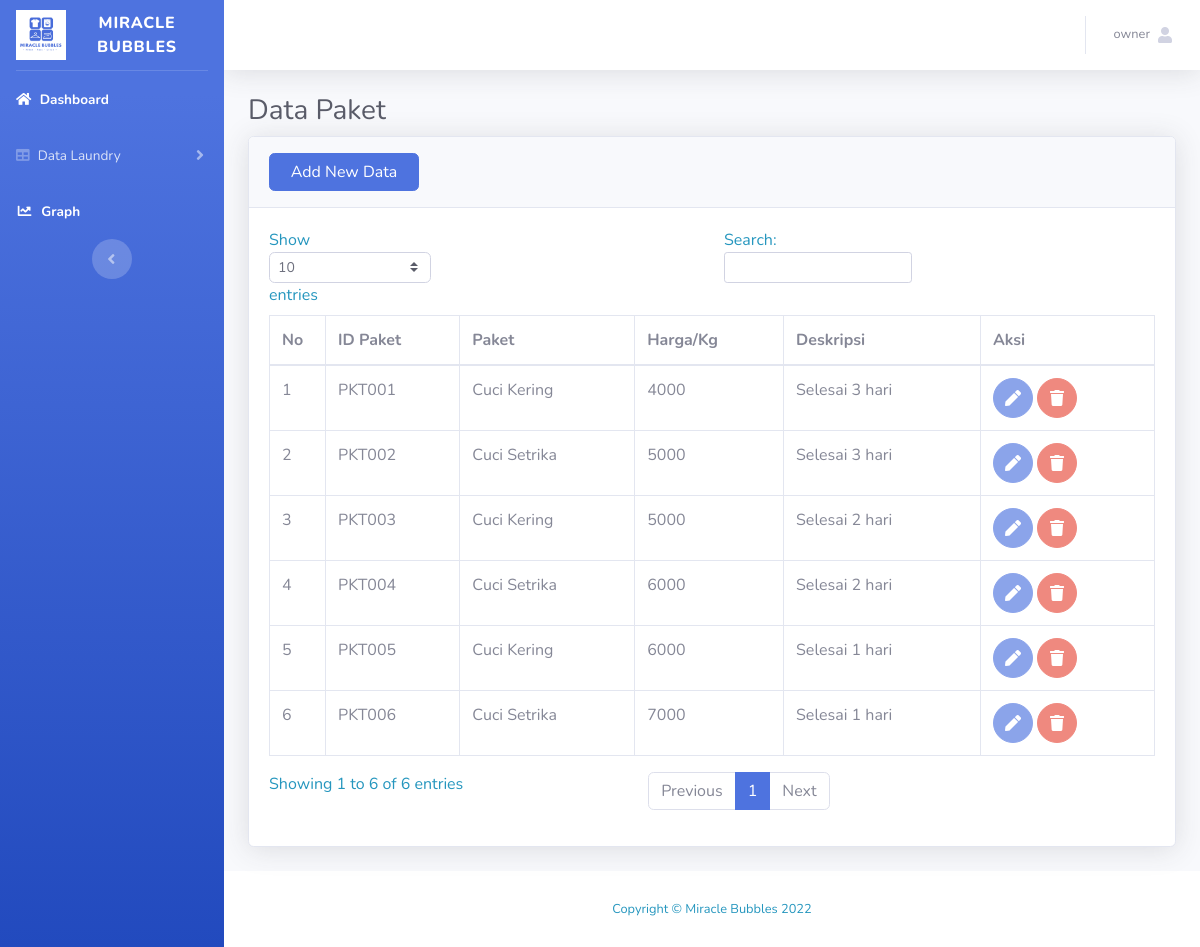
Page /tpaket.php (signed in) on the committed database.
### tables this page shows
CREATE TABLE `tb_paket` (
  `id_paket` varchar(10) NOT NULL,
  `paket` varchar(100) NOT NULL,
  `harga_kilo` int NOT NULL,
  `deskripsi` varchar(255) NOT NULL
);

### tpaket.php (the view, shortened to what this page needs)
<?php
require("koneksi.php");
$sesName = $_SESSION['name'];
$sesLvl = $_SESSION['level'];
?>
<!DOCTYPE html>
<html lang="en">
<head>
    <link href="vendor/fontawesome-free/css/all.min.css" rel="stylesheet" type="text/css">
    <link href="css/sb-admin-2.min.css" rel="stylesheet">
</head>
<body id="page-top">
    <div id="wrapper">
        <ul class="navbar-nav bg-gradient-primary sidebar sidebar-dark accordion" id="accordionSidebar">
            <a class="sidebar-brand d-flex align-items-center justify-content-center" href="index.php">
                <div >
                    <img src="img/logoo.jpg" style="width: 50px">
                </div>
                <div class="sidebar-brand-text mx-3"> MIRACLE BUBBLES </div>
            </a>
            <hr class="sidebar-divider my-0">
            <li class="nav-item active">
                <a class="nav-link" href="index.php">
                <i class="fa fa-home" aria-hidden="true"></i>
                    <span>Dashboard</span></a>
            </li>
            <li class="nav-item">
                <a class="nav-link collapsed" href="#" data-toggle="collapse" data-target="#collapseTwo"
                    aria-expanded="true" aria-controls="collapseTwo">
                    <i class="fa fa-table" aria-hidden="true"></i>
                    <span>Data Laundry</span>
                </a>
            <li class="nav-item active">
                <a class="nav-link" href="bar.php">
                <i class="fas fa-fw fa-chart-line"></i>
                    <span>Graph</span></a>
            </li>
            <div class="text-center d-none d-md-inline">
                <button class="rounded-circle border-0" id="sidebarToggle"></button>
            </div>
        </ul>
        <div id="content-wrapper" class="d-flex flex-column">
            <div id="content">
                <nav class="navbar navbar-expand navbar-light bg-white topbar mb-4 static-top shadow">
                    <ul class="navbar-nav ml-auto">
                        <li class="nav-item dropdown no-arrow">
                            <a class="nav-link dropdown-toggle" href="#" id="userDropdown" role="button"
                                data-toggle="dropdown" aria-haspopup="true" aria-expanded="false">
                                <span class="mr-2 d-none d-lg-inline text-gray-600 small"><?php echo $sesName; ?></span>
                                <i class="fa fa-user" aria-hidden="true"></i>
                            </a>
                        </li>
                    </ul>
                </nav>
                <div class="container-fluid">
                    <h1 class="h3 mb-2 text-gray-800">Data Paket</h1>
                    <div class="card shadow mb-4">
                    <div class="card-header py-3">
                            <div style="width: 150px;" >
                            <a href="insertpaket.php" class="btn btn-primary btn-user btn-block">Add New Data</a>
                            </div>
                        </div>
                        <div class="card-body">
                            <div class="table-responsive">
                                <table class="table table-bordered" id="dataTable" width="100%" cellspacing="0">
                                    <thead>
                                        <tr>
                                            <th>No</th>
                                            <th>ID Paket</th>
                                            <th>Paket</th>
                                            <th>Harga/Kg</th>
                                            <th>Deskripsi</th>
                                            <th>Aksi</th>
                                        </tr>
                                    </thead>
                                    <tbody>
                                        <?php
                                             $query  = "SELECT * FROM tb_paket";
                                             $result = mysqli_query($koneksi, $query);
                                             $no     = 1;
                                            if ($sesLvl == 1) {
                                                $dis = "";
                                            }else{
                                                $dis = "disabled";
                                            }
                                            while ($row = mysqli_fetch_array($result)){
                                                $userId = $row['id_paket'];
                                                $paket = $row['paket'];
                                                $harga = $row['harga_kilo'];
                                                $des = $row['deskripsi'];
                                        ?>
                                        <tr>
                                            <td><?php echo $no; ?></td>
                                            <td><?php echo $userId; ?></td>
                                            <td><?php echo $paket; ?></td>
                                            <td><?php echo $harga; ?></td>
                                            <td><?php echo $des; ?></td>
                                            <td>
                                            <a href="editpaket.php?id_paket=<?php echo $row['id_paket']; ?>" class="btn btn-primary btn-circle <?php echo $dis; ?>"><i class="fas fa-pen"></i></a>
                                            <a href="#" class="btn btn-danger btn-circle <?php echo $dis;?>"
                                            onClick="confirmModal('hapuspaket.php?&id_paket=<?php echo $row['id_paket']; ?>');">
                                                <i class="fas fa-trash"></i>
                                            </a>
                                            </td>
                                        </tr>
                                        <?php
                                            $no++;
                                            }
                                        ?>
                                    </tbody>
                                </table>
                            </div>
                        </div>
                    </div>
                </div>
            </div>
            <footer class="sticky-footer bg-white">
                <div class="container my-auto">
                    <div class="copyright text-center my-auto">
                        <span>Copyright &copy; Miracle Bubbles 2022</span>
                    </div>
                </div>
            </footer>
        </div>
    </div>
</body>
</html>

### rows in the picture
tb_paket: id_paket "PKT001", paket "Cuci Kering", harga_kilo "4000", deskripsi "Selesai 3 hari"
tb_paket: id_paket "PKT002", paket "Cuci Setrika", harga_kilo "5000", deskripsi "Selesai 3 hari"
tb_paket: id_paket "PKT003", paket "Cuci Kering", harga_kilo "5000", deskripsi "Selesai 2 hari"
tb_paket: id_paket "PKT004", paket "Cuci Setrika", harga_kilo "6000", deskripsi "Selesai 2 hari"
tb_paket: id_paket "PKT005", paket "Cuci Kering", harga_kilo "6000", deskripsi "Selesai 1 hari"
tb_paket: id_paket "PKT006", paket "Cuci Setrika", harga_kilo "7000", deskripsi "Selesai 1 hari"

### other values in the picture
$sesName "owner"
